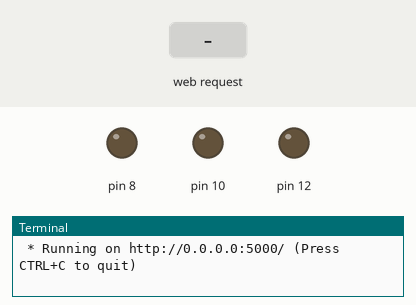
This program was run on a simulated Raspberry Pi (header pin numbers). Parts: output pins drawn as LEDs (lit = HIGH), the last lines printed to the terminal. Inputs (shaded band) come from the test bench. Databases and web services accept everything at once and return nothing; the clock reads 2024-03-15 10:24:30 at power-on unless the program sets it.

Above: at 1.2 s.
1.3 s: HTTP request for /y received
At 2.0 s:
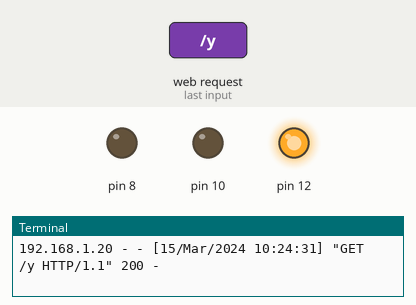
2.8 s: HTTP request for /r received
At 3.1 s:
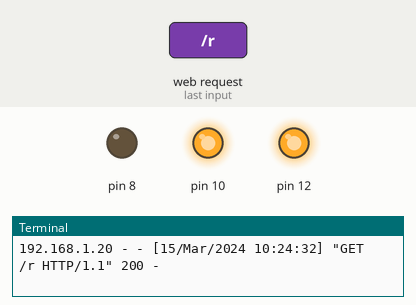
4.3 s: HTTP request for /g received
At 5.5 s:
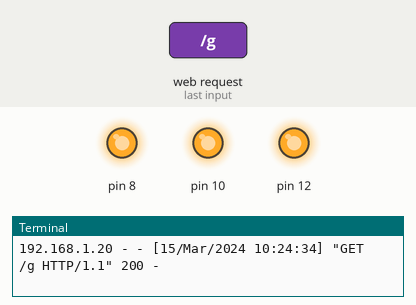
Timing chart, 0 to 7.3 s (numbered marks = the images above; inputs shaded):
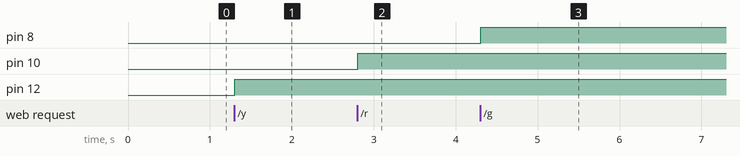

Measured:
- after the input at 1.3 s, pin 12: LOW → HIGH at once
- after the input at 2.8 s, pin 10: LOW → HIGH at once
- after the input at 4.3 s, pin 8: LOW → HIGH at once

The program:

index.py
```python
from flask import Flask, request, render_template
import RPi.GPIO as GPIO
import db_model


app = Flask(__name__)
GPIO.setmode(GPIO.BOARD)
GPIO.setup(8, GPIO.OUT, initial=GPIO.LOW)
GPIO.setup(10, GPIO.OUT, initial=GPIO.LOW)
GPIO.setup(12, GPIO.OUT, initial=GPIO.LOW)
@app.route("/")
def home():
    return render_template("index.html")

@app.route("/y")
def led_y_on():
    try:
        GPIO.output(12, GPIO.HIGH)
        return "ok"
    except:
        return "fail"

@app.route("/r")
def led_r_on():
    try:
        GPIO.output(10, GPIO.HIGH)
        return "ok"
    except:
        return "fail"

@app.route("/g")
def led_g_on():
    try:
        GPIO.output(8, GPIO.HIGH)
        return "ok"
    except:
        return "fail"

@app.route("/off")
def led_off():
    try:
        GPIO.output(8, GPIO.LOW)
        GPIO.output(10, GPIO.LOW)
        GPIO.output(12, GPIO.LOW)
        return "ok"
    except:
        return "fail"

if __name__ == "__main__":
    app.run(host="0.0.0.0",port=5000)
```

db_model.py
```python
import pymysql

conn = pymysql.connect(host='localhost', user='root', password='q1w2e3', db='study_db')
cur = conn.cursor() #SQL 문을 실행하거나 실행된 결과를 돌려받는 통로

def add_status(status):
    cur.execute("insert into record_led(status) values('{0}')".format(status))
    conn.commit()
```
